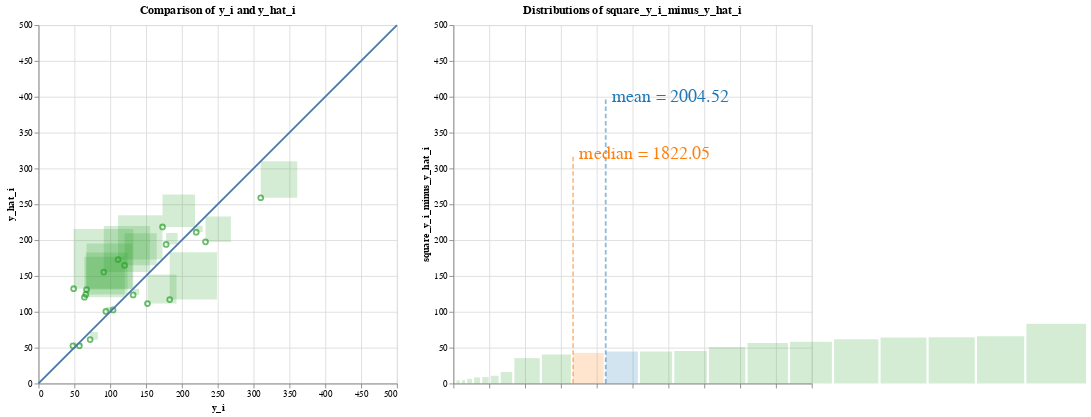

The notebook cell saved with this chart:
### Code cell
# mean squared error
########### BEGIN COMPUTATION GRAPH ##########
## Everything below can be extracted from the abstract syntax tree

square_y_i_minus_y_hat_i = np.square(y_i_minus_y_hat_i)
mean_square_error = np.mean(square_y_i_minus_y_hat_i)
data_dict['square_y_i_minus_y_hat_i'] = square_y_i_minus_y_hat_i
data_dict['mean_square_error'] = mean_square_error

mean = ComputationNode('mean', None, 'mean', input_data=['square_y_i_minus_y_hat_i'], output_data='mean_square_error')
square_residuals = ComputationNode('square_y_i_minus_y_hat_i', mean, 'vector_square', input_data=['y_i_minus_y_hat_i'], output_data='square_y_i_minus_y_hat_i')
vector_difference_residuals = ComputationNode('vector_difference_residuals', square_residuals, 'vector_diff', input_data=['y_i', 'y_hat_i'], output_data='y_i_minus_y_hat_i')
y_i_res_node = ComputationNode('literal_yi_res', vector_difference_residuals, 'vector', output_data='y_i')
y_hat_node = ComputationNode('literal_yhat', vector_difference_residuals, 'vector', output_data='y_hat_i')

parser = ComputationTreeParser(mean)
parser.visualizeDFG()
vis_containers = parser.visualization_containers
########### END COMPUTATION GRAPH ##########
# print("vis_containers is ")
# [vc.pp() for vc in vis_containers]
r = AltairRenderer(vis_containers, data_dict, input_vars=input_vars)
charts = r.convert_to_charts()

charts.display()

### Figure 1 — Vega-Lite specification as saved in the notebook (floating-point values rounded to 4 significant figures)
{"config": {"view": {"continuousWidth": 400, "continuousHeight": 300}}, "hconcat": [{"layer": [{"mark": "point", "encoding": {"color": {"condition": {"value": "yellow", "selection": "selector003"}, "field": "color", "legend": null, "scale": {"scheme": "category10"}, "type": "nominal"}, "tooltip": [{"field": "age", "type": "quantitative"}, {"field": "bmi", "type": "quantitative"}, {"field": "bp", "type": "quantitative"}, {"field": "glu", "type": "quantitative"}, {"field": "hdl", "type": "quantitative"}, {"field": "id", "type": "quantitative"}, {"field": "ldl", "type": "quantitative"}, {"field": "ltg", "type": "quantitative"}, {"field": "sex", "type": "quantitative"}, {"field": "tc", "type": "quantitative"}, {"field": "tch", "type": "quantitative"}, {"field": "y_hat_i", "type": "quantitative"}, {"field": "y_i", "type": "quantitative"}], "x": {"axis": {"title": "y_i"}, "field": "x", "scale": {"domain": [0, 500]}, "type": "quantitative"}, "y": {"axis": {"title": "y_hat_i"}, "field": "y", "scale": {"domain": [0, 500]}, "type": "quantitative"}}, "height": 400.0, "title": "Comparison of y_i and y_hat_i", "width": 400.0}, {"mark": {"type": "rect", "opacity": 0.2}, "encoding": {"color": {"condition": {"value": "yellow", "selection": "selector003"}, "field": "color", "legend": null, "scale": {"scheme": "category10"}, "type": "nominal"}, "tooltip": [{"field": "age", "type": "quantitative"}, {"field": "bmi", "type": "quantitative"}, {"field": "bp", "type": "quantitative"}, {"field": "glu", "type": "quantitative"}, {"field": "hdl", "type": "quantitative"}, {"field": "id", "type": "quantitative"}, {"field": "ldl", "type": "quantitative"}, {"field": "ltg", "type": "quantitative"}, {"field": "sex", "type": "quantitative"}, {"field": "tc", "type": "quantitative"}, {"field": "tch", "type": "quantitative"}, {"field": "y_hat_i", "type": "quantitative"}, {"field": "y_i", "type": "quantitative"}], "x": {"axis": {"title": "y_i"}, "field": "x", "scale": {"domain": [0, 500]}, "type": "quantitative"}, "x2": {"field": "squarex2"}, "y": {"axis": {"title": "y_hat_i"}, "field": "y", "scale": {"domain": [0, 500]}, "type": "quantitative"}, "y2": {"field": "squarey2"}}, "height": 400.0, "selection": {"selector003": {"type": "single", "fields": ["id"], "on": "mouseover", "empty": "none"}}, "title": "Magnitudes of square_y_i_minus_y_hat_i", "width": 400.0}, {"data": {"name": "data-e18c70fdf05de719b9350ab397f3d2c9"}, "mark": "line", "encoding": {"x": {"field": "x", "type": "quantitative"}, "y": {"field": "y", "type": "quantitative"}}}], "data": {"name": "data-e743c45ebe898e9cd33e75ad5165ba7d"}}, {"layer": [{"data": {"name": "data-61f7b5d1061bb5e29c5c4efaef3e94d4"}, "mark": {"type": "rect", "opacity": 0.2}, "encoding": {"color": {"condition": {"value": "yellow", "selection": "selector003"}, "field": "color", "legend": null, "scale": {"scheme": "category10"}, "type": "nominal"}, "tooltip": [{"field": "age", "type": "quantitative"}, {"field": "bmi", "type": "quantitative"}, {"field": "bp", "type": "quantitative"}, {"field": "glu", "type": "quantitative"}, {"field": "hdl", "type": "quantitative"}, {"field": "id", "type": "quantitative"}, {"field": "ldl", "type": "quantitative"}, {"field": "ltg", "type": "quantitative"}, {"field": "sex", "type": "quantitative"}, {"field": "tc", "type": "quantitative"}, {"field": "tch", "type": "quantitative"}, {"field": "y_hat_i", "type": "quantitative"}, {"field": "y_i", "type": "quantitative"}], "x": {"axis": {"labels": false, "title": ""}, "field": "squarex", "scale": {"domain": [0, 500]}, "type": "quantitative"}, "x2": {"field": "x2"}, "y": {"axis": {"title": "square_y_i_minus_y_hat_i"}, "field": "y", "scale": {"domain": [0, 500]}, "type": "quantitative"}, "y2": {"field": "y2"}}, "height": 400.0, "selection": {"selector003": {"type": "single", "fields": ["id"], "on": "mouseover", "empty": "none"}}, "title": "Distributions of square_y_i_minus_y_hat_i"}, {"data": {"name": "data-83188fb8ea4b109406d11aaf9e3827f8"}, "mark": {"type": "line", "opacity": 0.5, "strokeDash": [5, 3], "strokeWidth": 2}, "encoding": {"color": {"field": "color", "legend": null, "scale": {"scheme": "category10"}, "type": "nominal"}, "x": {"field": "x", "type": "quantitative"}, "y": {"field": "y", "type": "quantitative"}}}, {"data": {"name": "data-83188fb8ea4b109406d11aaf9e3827f8"}, "mark": {"type": "text", "align": "left", "baseline": "middle", "dx": 7, "fontSize": 20}, "encoding": {"color": {"field": "color", "legend": null, "scale": {"scheme": "category10"}, "type": "nominal"}, "text": {"value": "mean = 2004.52"}, "x": {"field": "x", "type": "quantitative"}, "y": {"field": "y", "type": "quantitative"}}, "transform": [{"filter": "(datum.y > 0)"}]}, {"data": {"name": "data-f7cc83f4064dbcb438902129892c46c5"}, "mark": {"type": "line", "opacity": 0.5, "strokeDash": [5, 3], "strokeWidth": 2}, "encoding": {"color": {"field": "color", "legend": null, "scale": {"scheme": "category10"}, "type": "nominal"}, "x": {"field": "x", "type": "quantitative"}, "y": {"field": "y", "type": "quantitative"}}}, {"data": {"name": "data-f7cc83f4064dbcb438902129892c46c5"}, "mark": {"type": "text", "align": "left", "baseline": "middle", "dx": 7, "fontSize": 20}, "encoding": {"color": {"field": "color", "legend": null, "scale": {"scheme": "category10"}, "type": "nominal"}, "text": {"value": "median = 1822.05"}, "x": {"field": "x", "type": "quantitative"}, "y": {"field": "y", "type": "quantitative"}}, "transform": [{"filter": "(datum.y > 0)"}]}]}], "$schema": "https://vega.github.io/schema/vega-lite/v4.17.0.json", "datasets": {"data-e743c45ebe898e9cd33e75ad5165ba7d": [{"linediff": 35.38, "color": "square_y_i_minus_y_hat_i", "x": 233.0, "y": 197.6, "squarediff": 35.38, "id": 0, "y_i": 233.0, "y_hat_i": 197.6, "age": -0.07817, "sex": 0.05068, "bmi": 0.07786, "bp": 0.05286, "tc": 0.07824, "ldl": 0.06445, "hdl": 0.02655, "tch": -0.002592, "ltg": 0.04067, "glu": -0.009362, "squarex2": 268.4, "squarey2": 233.0}, {"linediff": -64.44, "color": "square_y_i_minus_y_hat_i", "x": 91.0, "y": 155.4, "squarediff": 64.44, "id": 1, "y_i": 91.0, "y_hat_i": 155.4, "age": 0.009016, "sex": 0.05068, "bmi": -0.03962, "bp": 0.02876, "tc": 0.03833, "ldl": 0.07353, "hdl": -0.07285, "tch": 0.1081, "ltg": 0.01557, "glu": -0.04664, "squarex2": 155.4, "squarey2": 219.9}, {"linediff": -61.89, "color": "square_y_i_minus_y_hat_i", "x": 111.0, "y": 172.9, "squarediff": 61.89, "id": 2, "y_i": 111.0, "y_hat_i": 172.9, "age": 0.001751, "sex": 0.05068, "bmi": 0.01104, "bp": -0.01944, "tc": -0.0167, "ldl": -0.003819, "hdl": -0.04708, "tch": 0.03431, "ltg": 0.02406, "glu": 0.02377, "squarex2": 172.9, "squarey2": 234.8}, {"linediff": 40.47, "color": "square_y_i_minus_y_hat_i", "x": 152.0, "y": 111.5, "squarediff": 40.47, "id": 3, "y_i": 152.0, "y_hat_i": 111.5, "age": -0.07817, "sex": -0.04464, "bmi": -0.0407, "bp": -0.08141, "tc": -0.1006, "ldl": -0.1128, "hdl": 0.02287, "tch": -0.07639, "ltg": -0.02029, "glu": -0.05078, "squarex2": 192.5, "squarey2": 152.0}, {"linediff": -44.79, "color": "square_y_i_minus_y_hat_i", "x": 120.0, "y": 164.8, "squarediff": 44.79, "id": 4, "y_i": 120.0, "y_hat_i": 164.8, "age": 0.03081, "sex": 0.05068, "bmi": -0.03423, "bp": 0.04367, "tc": 0.0576, "ldl": 0.06883, "hdl": -0.03236, "tch": 0.05756, "ltg": 0.03546, "glu": 0.08591, "squarex2": 164.8, "squarey2": 209.6}, {"linediff": -64.07, "color": "square_y_i_minus_y_hat_i", "x": 67.0, "y": 131.1, "squarediff": 64.07, "id": 5, "y_i": 67.0, "y_hat_i": 131.1, "age": -0.03457, "sex": 0.05068, "bmi": 0.00565, "bp": -0.00567, "tc": -0.07312, "ldl": -0.06269, "hdl": -0.006584, "tch": -0.03949, "ltg": -0.04542, "glu": 0.03206, "squarex2": 131.1, "squarey2": 195.1}, {"linediff": 50.88, "color": "square_y_i_minus_y_hat_i", "x": 310.0, "y": 259.1, "squarediff": 50.88, "id": 6, "y_i": 310.0, "y_hat_i": 259.1, "age": 0.04897, "sex": 0.05068, "bmi": 0.08864, "bp": 0.08729, "tc": 0.03558, "ldl": 0.02155, "hdl": -0.02499, "tch": 0.03431, "ltg": 0.06605, "glu": 0.1315, "squarex2": 360.9, "squarey2": 310.0}, {"linediff": -6.479, "color": "square_y_i_minus_y_hat_i", "x": 94.0, "y": 100.5, "squarediff": 6.479, "id": 7, "y_i": 94.0, "y_hat_i": 100.5, "age": -0.04184, "sex": -0.04464, "bmi": -0.03315, "bp": -0.02288, "tc": 0.04659, "ldl": 0.04159, "hdl": 0.056, "tch": -0.02473, "ltg": -0.02595, "glu": -0.03836, "squarex2": 100.5, "squarey2": 107.0}, {"linediff": 65.94, "color": "square_y_i_minus_y_hat_i", "x": 183.0, "y": 117.1, "squarediff": 65.94, "id": 8, "y_i": 183.0, "y_hat_i": 117.1, "age": -0.009147, "sex": -0.04464, "bmi": -0.05686, "bp": -0.05043, "tc": 0.02182, "ldl": 0.04535, "hdl": -0.02867, "tch": 0.03431, "ltg": -0.009919, "glu": -0.01765, "squarex2": 248.9, "squarey2": 183.0}, {"linediff": -58.3, "color": "square_y_i_minus_y_hat_i", "x": 66.0, "y": 124.3, "squarediff": 58.3, "id": 9, "y_i": 66.0, "y_hat_i": 124.3, "age": 0.07077, "sex": 0.05068, "bmi": -0.031, "bp": 0.02187, "tc": -0.03734, "ldl": -0.04703, "hdl": 0.03391, "tch": -0.03949, "ltg": -0.01496, "glu": -0.001078, "squarex2": 124.3, "squarey2": 182.6}, {"linediff": -45.37, "color": "square_y_i_minus_y_hat_i", "x": 173.0, "y": 218.4, "squarediff": 45.37, "id": 10, "y_i": 173.0, "y_hat_i": 218.4, "age": 0.009016, "sex": -0.04464, "bmi": 0.05523, "bp": -0.00567, "tc": 0.0576, "ldl": 0.04472, "hdl": -0.002903, "tch": 0.02324, "ltg": 0.05569, "glu": 0.1066, "squarex2": 218.4, "squarey2": 263.7}, {"linediff": 10.8, "color": "square_y_i_minus_y_hat_i", "x": 72.0, "y": 61.2, "squarediff": 10.8, "id": 11, "y_i": 72.0, "y_hat_i": 61.2, "age": -0.02731, "sex": -0.04464, "bmi": -0.0601, "bp": -0.02977, "tc": 0.04659, "ldl": 0.01998, "hdl": 0.1223, "tch": -0.03949, "ltg": -0.0514, "glu": -0.009362, "squarex2": 82.8, "squarey2": 72.0}, {"linediff": -83.25, "color": "square_y_i_minus_y_hat_i", "x": 49.0, "y": 132.2, "squarediff": 83.25, "id": 12, "y_i": 49.0, "y_hat_i": 132.2, "age": 0.01628, "sex": -0.04464, "bmi": 0.001339, "bp": 0.008101, "tc": 0.005311, "ldl": 0.0109, "hdl": 0.03023, "tch": -0.03949, "ltg": -0.04542, "glu": 0.03206, "squarex2": 132.2, "squarey2": 215.5}, {"linediff": -56.33, "color": "square_y_i_minus_y_hat_i", "x": 64.0, "y": 120.3, "squarediff": 56.33, "id": 13, "y_i": 64.0, "y_hat_i": 120.3, "age": -0.01278, "sex": -0.04464, "bmi": -0.02345, "bp": -0.0401, "tc": -0.0167, "ldl": 0.004636, "hdl": -0.01763, "tch": -0.002592, "ltg": -0.03846, "glu": -0.03836, "squarex2": 120.3, "squarey2": 176.7}, {"linediff": -4.545, "color": "square_y_i_minus_y_hat_i", "x": 48.0, "y": 52.55, "squarediff": 4.545, "id": 14, "y_i": 48.0, "y_hat_i": 52.55, "age": -0.05637, "sex": -0.04464, "bmi": -0.07411, "bp": -0.05043, "tc": -0.02496, "ldl": -0.04703, "hdl": 0.09282, "tch": -0.07639, "ltg": -0.06118, "glu": -0.04664, "squarex2": 52.55, "squarey2": 57.09}, {"linediff": -16.04, "color": "square_y_i_minus_y_hat_i", "x": 178.0, "y": 194.0, "squarediff": 16.04, "id": 15, "y_i": 178.0, "y_hat_i": 194.0, "age": 0.04171, "sex": 0.05068, "bmi": 0.01966, "bp": 0.05974, "tc": -0.005697, "ldl": -0.002566, "hdl": -0.02867, "tch": -0.002592, "ltg": 0.03119, "glu": 0.007207, "squarex2": 194.0, "squarey2": 210.1}, {"linediff": 1.424, "color": "square_y_i_minus_y_hat_i", "x": 104.0, "y": 102.6, "squarediff": 1.424, "id": 16, "y_i": 104.0, "y_hat_i": 102.6, "age": -0.005515, "sex": 0.05068, "bmi": -0.01591, "bp": -0.06764, "tc": 0.04934, "ldl": 0.07917, "hdl": -0.02867, "tch": 0.03431, "ltg": -0.01811, "glu": 0.04449, "squarex2": 105.4, "squarey2": 104.0}, {"linediff": 8.432, "color": "square_y_i_minus_y_hat_i", "x": 132.0, "y": 123.6, "squarediff": 8.432, "id": 17, "y_i": 132.0, "y_hat_i": 123.6, "age": 0.04171, "sex": 0.05068, "bmi": -0.01591, "bp": 0.01729, "tc": -0.03734, "ldl": -0.01384, "hdl": -0.02499, "tch": -0.01108, "ltg": -0.04688, "glu": 0.01549, "squarex2": 140.4, "squarey2": 132.0}, {"linediff": 8.965, "color": "square_y_i_minus_y_hat_i", "x": 220.0, "y": 211.0, "squarediff": 8.965, "id": 18, "y_i": 220.0, "y_hat_i": 211.0, "age": -0.04547, "sex": -0.04464, "bmi": 0.03906, "bp": 0.001215, "tc": 0.01632, "ldl": 0.01528, "hdl": -0.02867, "tch": 0.02656, "ltg": 0.04453, "glu": -0.02593, "squarex2": 229.0, "squarey2": 220.0}, {"linediff": 4.398, "color": "square_y_i_minus_y_hat_i", "x": 57.0, "y": 52.6, "squarediff": 4.398, "id": 19, "y_i": 57.0, "y_hat_i": 52.6, "age": -0.04547, "sex": -0.04464, "bmi": -0.07303, "bp": -0.08141, "tc": 0.08374, "ldl": 0.02781, "hdl": 0.1738, "tch": -0.03949, "ltg": -0.004222, "glu": 0.003064, "squarex2": 61.4, "squarey2": 57.0}], "data-e18c70fdf05de719b9350ab397f3d2c9": [{"x": 0, "y": 0}, {"x": 500, "y": 500}], "data-61f7b5d1061bb5e29c5c4efaef3e94d4": [{"val": 2.029, "is_mean": false, "is_median": false, "y_i": 104.0, "y_hat_i": 102.6, "age": -0.005515, "sex": 0.05068, "bmi": -0.01591, "bp": -0.06764, "tc": 0.04934, "ldl": 0.07917, "hdl": -0.02867, "tch": 0.03431, "ltg": -0.01811, "glu": 0.04449, "id": 16, "x": 0, "color": "square_y_i_minus_y_hat_i", "sqrtval": 1.424, "squarex": 0.0, "y": 0, "x2": 1.424, "y2": 1.424}, {"val": 19.34, "is_mean": false, "is_median": false, "y_i": 57.0, "y_hat_i": 52.6, "age": -0.04547, "sex": -0.04464, "bmi": -0.07303, "bp": -0.08141, "tc": 0.08374, "ldl": 0.02781, "hdl": 0.1738, "tch": -0.03949, "ltg": -0.004222, "glu": 0.003064, "id": 19, "x": 1, "color": "square_y_i_minus_y_hat_i", "sqrtval": 4.398, "squarex": 4.424, "y": 0, "x2": 8.822, "y2": 4.398}, {"val": 20.66, "is_mean": false, "is_median": false, "y_i": 48.0, "y_hat_i": 52.55, "age": -0.05637, "sex": -0.04464, "bmi": -0.07411, "bp": -0.05043, "tc": -0.02496, "ldl": -0.04703, "hdl": 0.09282, "tch": -0.07639, "ltg": -0.06118, "glu": -0.04664, "id": 14, "x": 2, "color": "square_y_i_minus_y_hat_i", "sqrtval": 4.545, "squarex": 11.82, "y": 0, "x2": 16.37, "y2": 4.545}, {"val": 41.97, "is_mean": false, "is_median": false, "y_i": 94.0, "y_hat_i": 100.5, "age": -0.04184, "sex": -0.04464, "bmi": -0.03315, "bp": -0.02288, "tc": 0.04659, "ldl": 0.04159, "hdl": 0.056, "tch": -0.02473, "ltg": -0.02595, "glu": -0.03836, "id": 7, "x": 3, "color": "square_y_i_minus_y_hat_i", "sqrtval": 6.479, "squarex": 19.37, "y": 0, "x2": 25.85, "y2": 6.479}, {"val": 71.1, "is_mean": false, "is_median": false, "y_i": 132.0, "y_hat_i": 123.6, "age": 0.04171, "sex": 0.05068, "bmi": -0.01591, "bp": 0.01729, "tc": -0.03734, "ldl": -0.01384, "hdl": -0.02499, "tch": -0.01108, "ltg": -0.04688, "glu": 0.01549, "id": 17, "x": 4, "color": "square_y_i_minus_y_hat_i", "sqrtval": 8.432, "squarex": 28.85, "y": 0, "x2": 37.28, "y2": 8.432}, {"val": 80.38, "is_mean": false, "is_median": false, "y_i": 220.0, "y_hat_i": 211.0, "age": -0.04547, "sex": -0.04464, "bmi": 0.03906, "bp": 0.001215, "tc": 0.01632, "ldl": 0.01528, "hdl": -0.02867, "tch": 0.02656, "ltg": 0.04453, "glu": -0.02593, "id": 18, "x": 5, "color": "square_y_i_minus_y_hat_i", "sqrtval": 8.965, "squarex": 40.28, "y": 0, "x2": 49.24, "y2": 8.965}, {"val": 116.7, "is_mean": false, "is_median": false, "y_i": 72.0, "y_hat_i": 61.2, "age": -0.02731, "sex": -0.04464, "bmi": -0.0601, "bp": -0.02977, "tc": 0.04659, "ldl": 0.01998, "hdl": 0.1223, "tch": -0.03949, "ltg": -0.0514, "glu": -0.009362, "id": 11, "x": 6, "color": "square_y_i_minus_y_hat_i", "sqrtval": 10.8, "squarex": 52.24, "y": 0, "x2": 63.05, "y2": 10.8}, {"val": 257.2, "is_mean": false, "is_median": false, "y_i": 178.0, "y_hat_i": 194.0, "age": 0.04171, "sex": 0.05068, "bmi": 0.01966, "bp": 0.05974, "tc": -0.005697, "ldl": -0.002566, "hdl": -0.02867, "tch": -0.002592, "ltg": 0.03119, "glu": 0.007207, "id": 15, "x": 7, "color": "square_y_i_minus_y_hat_i", "sqrtval": 16.04, "squarex": 66.05, "y": 0, "x2": 82.09, "y2": 16.04}, {"val": 1252.0, "is_mean": false, "is_median": false, "y_i": 233.0, "y_hat_i": 197.6, "age": -0.07817, "sex": 0.05068, "bmi": 0.07786, "bp": 0.05286, "tc": 0.07824, "ldl": 0.06445, "hdl": 0.02655, "tch": -0.002592, "ltg": 0.04067, "glu": -0.009362, "id": 0, "x": 8, "color": "square_y_i_minus_y_hat_i", "sqrtval": 35.38, "squarex": 85.09, "y": 0, "x2": 120.5, "y2": 35.38}, {"val": 1638.0, "is_mean": false, "is_median": false, "y_i": 152.0, "y_hat_i": 111.5, "age": -0.07817, "sex": -0.04464, "bmi": -0.0407, "bp": -0.08141, "tc": -0.1006, "ldl": -0.1128, "hdl": 0.02287, "tch": -0.07639, "ltg": -0.02029, "glu": -0.05078, "id": 3, "x": 9, "color": "square_y_i_minus_y_hat_i", "sqrtval": 40.47, "squarex": 123.5, "y": 0, "x2": 163.9, "y2": 40.47}, {"val": 1822.0, "is_mean": false, "is_median": true, "y_i": -2.0, "y_hat_i": -2.0, "age": -2.0, "sex": -2.0, "bmi": -2.0, "bp": -2.0, "tc": -2.0, "ldl": -2.0, "hdl": -2.0, "tch": -2.0, "ltg": -2.0, "glu": -2.0, "id": 21, "x": 10, "color": "median", "sqrtval": 42.69, "squarex": 166.9, "y": 0, "x2": 209.6, "y2": 42.69}, {"val": 2005.0, "is_mean": true, "is_median": false, "y_i": -1.0, "y_hat_i": -1.0, "age": -1.0, "sex": -1.0, "bmi": -1.0, "bp": -1.0, "tc": -1.0, "ldl": -1.0, "hdl": -1.0, "tch": -1.0, "ltg": -1.0, "glu": -1.0, "id": 20, "x": 11, "color": "mean", "sqrtval": 44.77, "squarex": 212.6, "y": 0, "x2": 257.4, "y2": 44.77}, {"val": 2007.0, "is_mean": false, "is_median": false, "y_i": 120.0, "y_hat_i": 164.8, "age": 0.03081, "sex": 0.05068, "bmi": -0.03423, "bp": 0.04367, "tc": 0.0576, "ldl": 0.06883, "hdl": -0.03236, "tch": 0.05756, "ltg": 0.03546, "glu": 0.08591, "id": 4, "x": 12, "color": "square_y_i_minus_y_hat_i", "sqrtval": 44.79, "squarex": 260.4, "y": 0, "x2": 305.2, "y2": 44.79}, {"val": 2058.0, "is_mean": false, "is_median": false, "y_i": 173.0, "y_hat_i": 218.4, "age": 0.009016, "sex": -0.04464, "bmi": 0.05523, "bp": -0.00567, "tc": 0.0576, "ldl": 0.04472, "hdl": -0.002903, "tch": 0.02324, "ltg": 0.05569, "glu": 0.1066, "id": 10, "x": 13, "color": "square_y_i_minus_y_hat_i", "sqrtval": 45.37, "squarex": 308.2, "y": 0, "x2": 353.6, "y2": 45.37}, {"val": 2588.0, "is_mean": false, "is_median": false, "y_i": 310.0, "y_hat_i": 259.1, "age": 0.04897, "sex": 0.05068, "bmi": 0.08864, "bp": 0.08729, "tc": 0.03558, "ldl": 0.02155, "hdl": -0.02499, "tch": 0.03431, "ltg": 0.06605, "glu": 0.1315, "id": 6, "x": 14, "color": "square_y_i_minus_y_hat_i", "sqrtval": 50.88, "squarex": 356.6, "y": 0, "x2": 407.4, "y2": 50.88}, {"val": 3173.0, "is_mean": false, "is_median": false, "y_i": 64.0, "y_hat_i": 120.3, "age": -0.01278, "sex": -0.04464, "bmi": -0.02345, "bp": -0.0401, "tc": -0.0167, "ldl": 0.004636, "hdl": -0.01763, "tch": -0.002592, "ltg": -0.03846, "glu": -0.03836, "id": 13, "x": 15, "color": "square_y_i_minus_y_hat_i", "sqrtval": 56.33, "squarex": 410.4, "y": 0, "x2": 466.8, "y2": 56.33}, {"val": 3399.0, "is_mean": false, "is_median": false, "y_i": 66.0, "y_hat_i": 124.3, "age": 0.07077, "sex": 0.05068, "bmi": -0.031, "bp": 0.02187, "tc": -0.03734, "ldl": -0.04703, "hdl": 0.03391, "tch": -0.03949, "ltg": -0.01496, "glu": -0.001078, "id": 9, "x": 16, "color": "square_y_i_minus_y_hat_i", "sqrtval": 58.3, "squarex": 469.8, "y": 0, "x2": 528.1, "y2": 58.3}, {"val": 3830.0, "is_mean": false, "is_median": false, "y_i": 111.0, "y_hat_i": 172.9, "age": 0.001751, "sex": 0.05068, "bmi": 0.01104, "bp": -0.01944, "tc": -0.0167, "ldl": -0.003819, "hdl": -0.04708, "tch": 0.03431, "ltg": 0.02406, "glu": 0.02377, "id": 2, "x": 17, "color": "square_y_i_minus_y_hat_i", "sqrtval": 61.89, "squarex": 531.1, "y": 0, "x2": 593.0, "y2": 61.89}, {"val": 4105.0, "is_mean": false, "is_median": false, "y_i": 67.0, "y_hat_i": 131.1, "age": -0.03457, "sex": 0.05068, "bmi": 0.00565, "bp": -0.00567, "tc": -0.07312, "ldl": -0.06269, "hdl": -0.006584, "tch": -0.03949, "ltg": -0.04542, "glu": 0.03206, "id": 5, "x": 18, "color": "square_y_i_minus_y_hat_i", "sqrtval": 64.07, "squarex": 596.0, "y": 0, "x2": 660.0, "y2": 64.07}, {"val": 4153.0, "is_mean": false, "is_median": false, "y_i": 91.0, "y_hat_i": 155.4, "age": 0.009016, "sex": 0.05068, "bmi": -0.03962, "bp": 0.02876, "tc": 0.03833, "ldl": 0.07353, "hdl": -0.07285, "tch": 0.1081, "ltg": 0.01557, "glu": -0.04664, "id": 1, "x": 19, "color": "square_y_i_minus_y_hat_i", "sqrtval": 64.44, "squarex": 663.0, "y": 0, "x2": 727.5, "y2": 64.44}, {"val": 4348.0, "is_mean": false, "is_median": false, "y_i": 183.0, "y_hat_i": 117.1, "age": -0.009147, "sex": -0.04464, "bmi": -0.05686, "bp": -0.05043, "tc": 0.02182, "ldl": 0.04535, "hdl": -0.02867, "tch": 0.03431, "ltg": -0.009919, "glu": -0.01765, "id": 8, "x": 20, "color": "square_y_i_minus_y_hat_i", "sqrtval": 65.94, "squarex": 730.5, "y": 0, "x2": 796.4, "y2": 65.94}, {"val": 6930.0, "is_mean": false, "is_median": false, "y_i": 49.0, "y_hat_i": 132.2, "age": 0.01628, "sex": -0.04464, "bmi": 0.001339, "bp": 0.008101, "tc": 0.005311, "ldl": 0.0109, "hdl": 0.03023, "tch": -0.03949, "ltg": -0.04542, "glu": 0.03206, "id": 12, "x": 21, "color": "square_y_i_minus_y_hat_i", "sqrtval": 83.25, "squarex": 799.4, "y": 0, "x2": 882.6, "y2": 83.25}], "data-83188fb8ea4b109406d11aaf9e3827f8": [{"x": 212.5, "y": 0.0, "color": "mean"}, {"x": 212.5, "y": 400.0, "color": "mean"}], "data-f7cc83f4064dbcb438902129892c46c5": [{"x": 167.0, "y": 0.0, "color": "median"}, {"x": 167.0, "y": 320.0, "color": "median"}]}}
